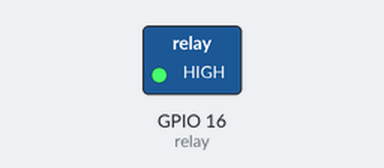
A program run on a simulated Raspberry Pi (BCM pin numbers). Parts: switched loads named in the program (green lamp = pin HIGH). What the program prints to the terminal is not drawn. At 4.0 s the program stops and its outputs stay as they are.

Above: at 0.1 s.
Timing chart, 0 to 1.6 s (numbered marks = the images above):
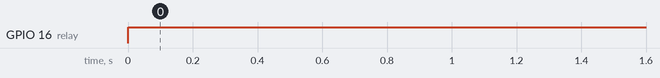

The program:

dc_motor.py
```python
import RPi.GPIO as GPIO
import time
relay = 16

GPIO.setwarnings(False)
GPIO.setmode(GPIO.BCM)
GPIO.setup(relay, GPIO.OUT)

for i in range(4):
    GPIO.output(relay, GPIO.LOW)
    print("Relay Switched on")
    GPIO.output(relay, GPIO.HIGH)
    print("Relay Switched off")
    time.sleep(1)
```

Measured:
- by itself, GPIO 16 (relay): LOW → HIGH at 0.00 s
